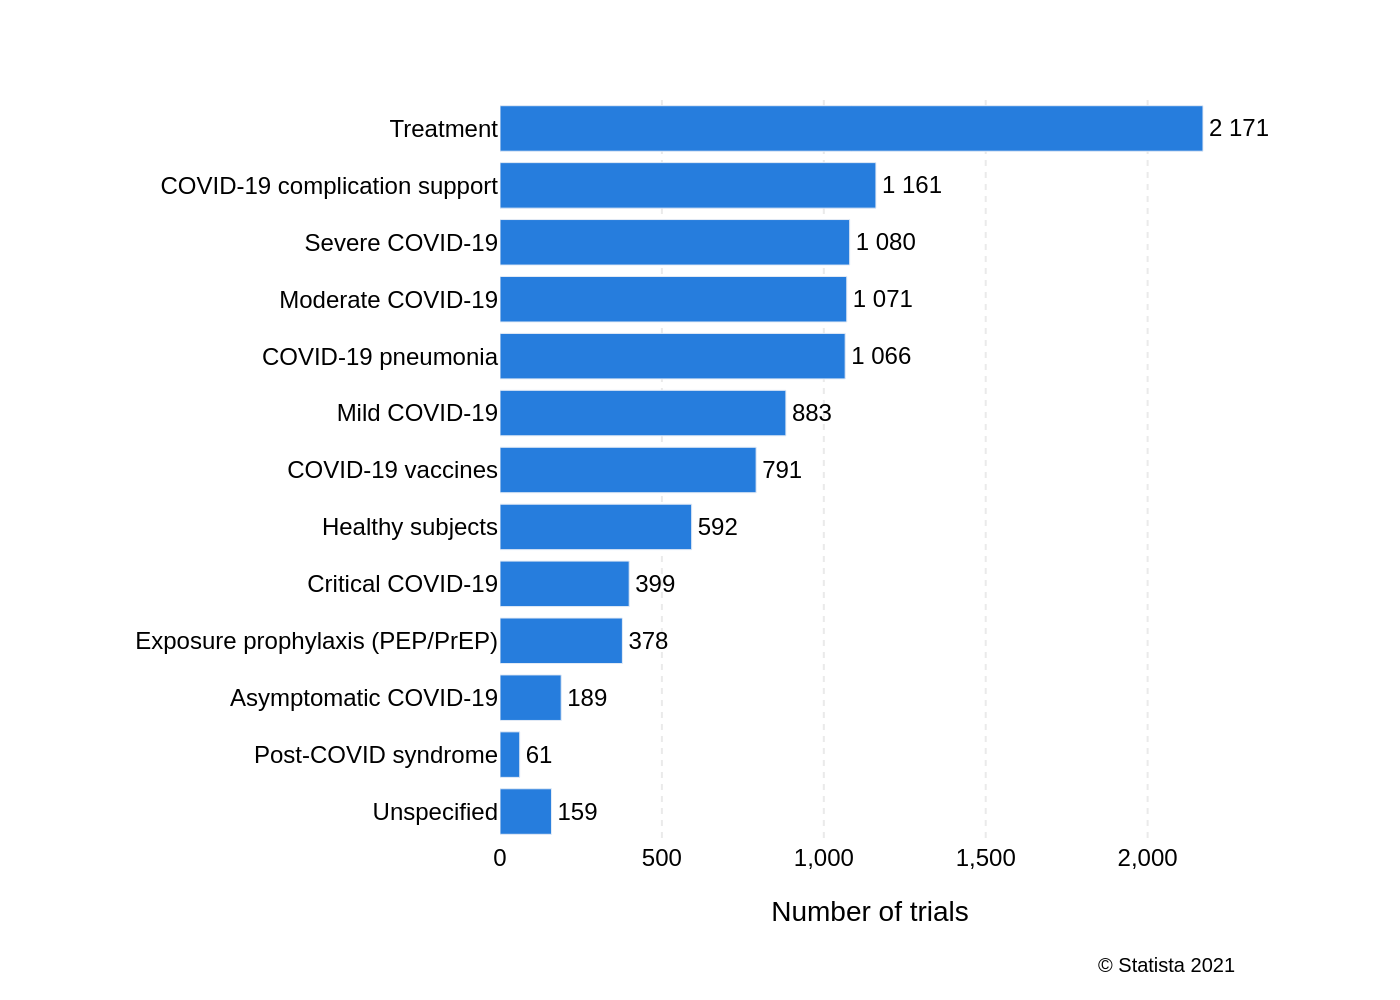

The script that drew this image:
import sys
import json
import os
import plotly.graph_objects as go

if len(sys.argv) != 2:
    print(f"Usage: python {os.path.basename(__file__)} <json_file_path>")
    sys.exit(1)

json_path = sys.argv[1]

try:
    with open(json_path, 'r', encoding='utf-8') as f:
        chart_info = json.load(f)
except FileNotFoundError:
    print(f"Error: File not found at {json_path}")
    sys.exit(1)
except json.JSONDecodeError:
    print(f"Error: Could not decode JSON from {json_path}")
    sys.exit(1)

data = chart_info['chart_data']
texts = chart_info['texts']
colors = chart_info['colors']

categories = [d['category'] for d in data]
values = [d['value'] for d in data]

formatted_text_values = [f"{v:,}".replace(",", " ") for v in values]

fig = go.Figure()

fig.add_trace(go.Bar(
    y=categories,
    x=values,
    orientation='h',
    marker=dict(color=colors[0]),
    text=formatted_text_values,
    textposition='outside',
    cliponaxis=False
))

title_text = ""
if texts.get("title"):
    title_text += f'<b>{texts["title"]}</b>'
if texts.get("subtitle"):
    title_text += f'<br><i>{texts["subtitle"]}</i>'

source_text = ""
if texts.get("source"):
    source_text += texts["source"]
if texts.get("note"):
    if source_text:
        source_text += "<br>"
    source_text += texts["note"]

fig.update_layout(
    plot_bgcolor='white',
    paper_bgcolor='white',
    font=dict(family="Arial", size=12, color='black'),
    title=dict(
        text=title_text,
        x=0.05,
        xanchor='left'
    ),
    xaxis=dict(
        title=texts.get('x_axis_title'),
        showgrid=True,
        gridcolor='#EAEAEA',
        griddash='dot',
        zeroline=False,
        showline=False,
        separatethousands=True,
        automargin=True
    ),
    yaxis=dict(
        showgrid=False,
        zeroline=False,
        autorange='reversed'
    ),
    margin=dict(l=250, r=80, t=50, b=80),
    showlegend=False,
    annotations=[
        dict(
            text=source_text,
            showarrow=False,
            xref="paper",
            yref="paper",
            x=1,
            y=-0.15,
            xanchor='right',
            yanchor='top',
            align='right',
            font=dict(size=10)
        )
    ]
)

fig.update_traces(textfont=dict(family='Arial', size=12, color='black'))

base_filename = os.path.splitext(os.path.basename(json_path))[0]
output_filename = f"{base_filename}.png"

fig.write_image(output_filename, scale=2)

print(f"Chart saved to {output_filename}")
